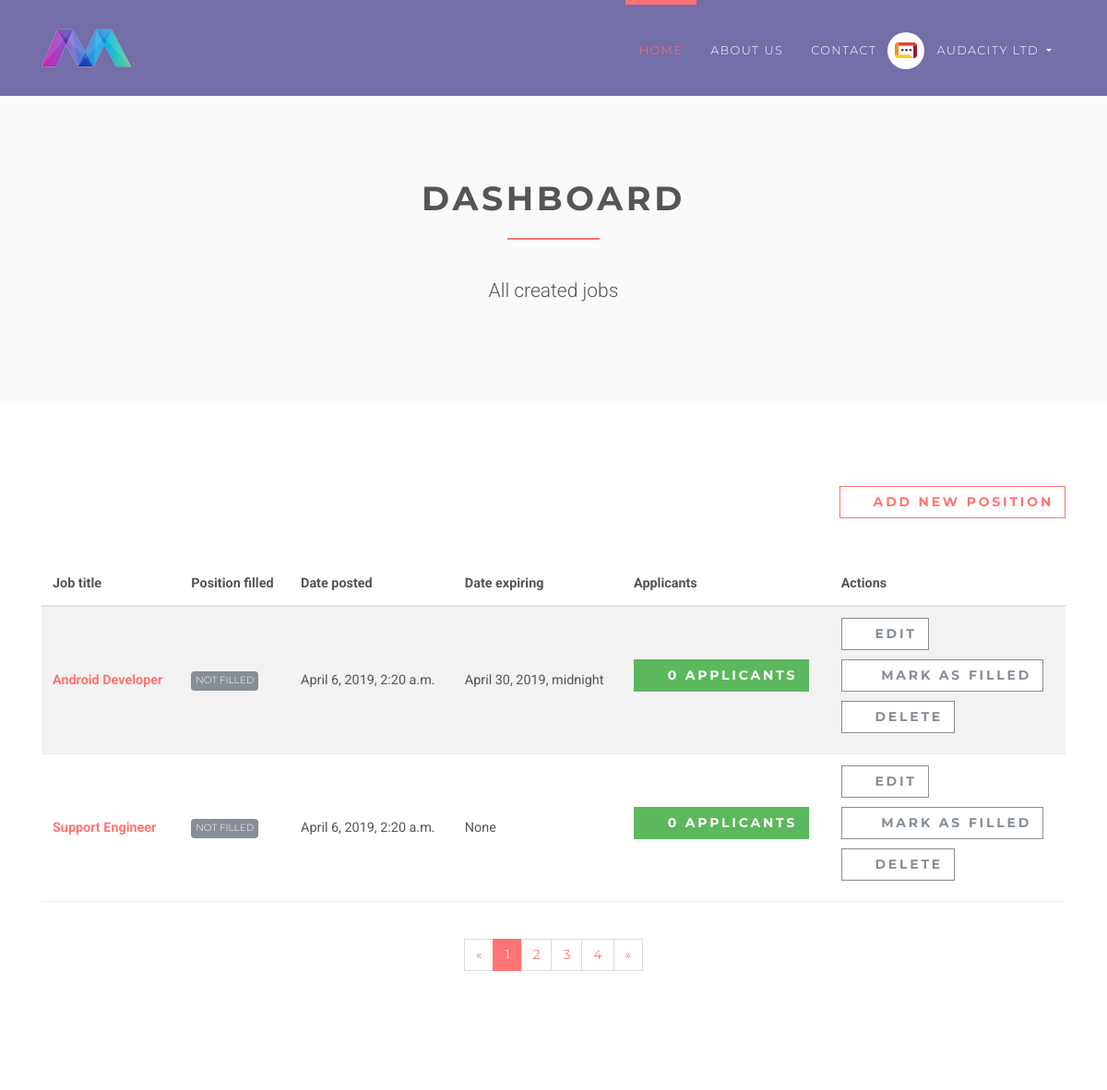
The app's page /employer/dashboard/ (signed in, upper part), older data.
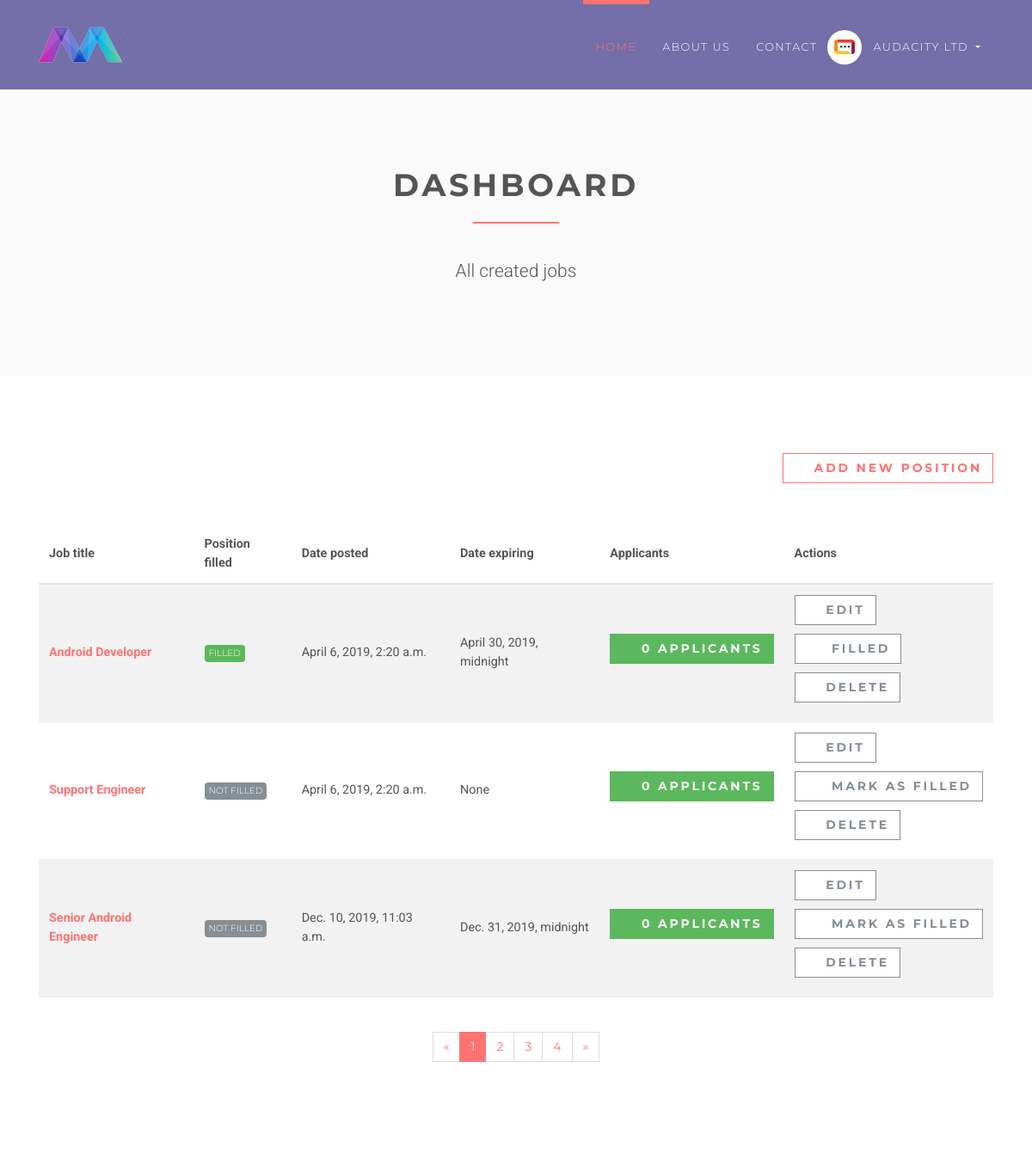
The same page, newer data.
### accounts/models.py (models this page shows, shortened)
class User(AbstractUser):
    username = None
    role = models.CharField(max_length=12, error_messages={
        'required': "Role must be provided"
    })
    gender = models.CharField(max_length=10, blank=True, null=True, default="")
    email = models.EmailField(unique=True, blank=False,
                              error_messages={
                                  'unique': "A user with that email already exists.",
                              })
    USERNAME_FIELD = "email"
    REQUIRED_FIELDS = []
    objects = UserManager()

### jobsapp/models.py (models this page shows, shortened)
class Job(models.Model):
    user = models.ForeignKey(User, on_delete=models.CASCADE)
    title = models.CharField(max_length=300)
    description = models.TextField()
    location = models.CharField(max_length=150)
    type = models.CharField(choices=JOB_TYPE, max_length=10)
    category = models.CharField(max_length=100)
    last_date = models.DateTimeField()
    company_name = models.CharField(max_length=100)
    company_description = models.CharField(max_length=300)
    website = models.CharField(max_length=100, default="")
    created_at = models.DateTimeField(default=timezone.now)
    filled = models.BooleanField(default=False)
    salary = models.IntegerField(default=0, blank=True)

### jobsapp/views/employer.py (the view)
# urls.py: path('', DashboardView.as_view(), name='employer-dashboard'),
class DashboardView(ListView):
    model = Job
    template_name = 'jobs/employer/dashboard.html'
    context_object_name = 'jobs'
    @method_decorator(login_required(login_url=reverse_lazy('accounts:login')))
    @method_decorator(user_is_employer)
    def dispatch(self, request, *args, **kwargs):
        return super().dispatch(self.request, *args, **kwargs)
    def get_queryset(self):
        return self.model.objects.filter(user_id=self.request.user.id)

### templates/jobs/employer/dashboard.html (shortened to what this page needs)
{% extends 'base.html' %}
{% load static %}
{% block content %}
    <section class="bg-light-gray">
        <div class="container">
            <div class="row">
                <div class="col-lg-8 mx-auto">
                    <h1 class="heading">Dashboard</h1>
                    <p class="lead text-center">All created jobs</p>
                </div>
            </div>
        </div>
    </section>
    <section>
        <div class="container">
            <div class="row">
                <div class="col-lg-12 text-right mb-5">
                    <a href="{% url 'jobs:employer-jobs-create' %}" class="btn btn-outline-white-primary">
                        <i class="fa fa-plus"></i>Add new position
                    </a>
                </div>
                <div class="col-lg-12">
                    <div class="table-responsive">
                        <table class="table table-striped table-hover table-client-dashboard">
                            <thead>
                            <tr>
                                <th>Job title</th>
                                <th>Position filled</th>
                                <th>Date posted</th>
                                <th>Date expiring</th>
                                <th>Applicants</th>
                                <th>Actions</th>
                            </tr>
                            </thead>
                            <tbody>
                            {% for job in jobs %}
                                <tr>
                                    <th><a href="{% url 'jobs:jobs-detail' job.id %}">{{ job.title }}</a>
                                    </th>
                                    <td>
                                        {% if job.filled %}
                                            <span class="badge badge-success">Filled</span>
                                        {% else %}
                                            <span class="badge badge-secondary">Not Filled</span>
                                        {% endif %}
                                    </td>
                                    <td>{{ job.created_at }}</td>
                                    <td>{{ job.last_date }}</td>
                                    <td>
                                        <a href="{% url 'jobs:employer-dashboard-applicants' job.id %}"
                                           class="btn btn-success">
                                            <i class="fa fa-users"></i>{{ job.applicants.count }}
                                            <span class="hidden-xs hidden-sm">Applicants</span>
                                        </a>
                                    </td>
                                    <td>
                                        <a href="#" class="btn btn-outline-white-secondary">
                                            <i class="fa fa-edit"></i>Edit
                                        </a>
                                        <br>
                                        {% if job.filled %}
                                            <a href="{% url 'jobs:job-mark-filled' job.id %}"
                                               class="btn btn-outline-white-secondary">
                                                <i class="fa fa-check-circle-o"></i>
                                                <span class="hidden-xs hidden-sm">Filled</span>
                                            </a><br>
                                        {% else %}
                                            <a href="{% url 'jobs:job-mark-filled' job.id %}"
                                               class="btn btn-outline-white-secondary">
                                                <i class="fa fa-check-circle-o"></i>
                                                <span class="hidden-xs hidden-sm">Mark as </span>filled
                                            </a><br>
                                        {% endif %}
                                        <a href="#" class="btn btn-outline-white-secondary">
                                            <i class="fa fa-times-circle-o"></i>Delete
                                        </a>
                                    </td>
                                </tr>
                            {% endfor %}
                            </tbody>
                        </table>
                    </div>
                    <div class="pages">
                        <nav aria-label="Page navigation example" class="d-flex justify-content-center mt-4 mb-4">
                            <ul class="pagination">
                                <li class="page-item"><a href="#" aria-label="Previous" class="page-link"><span
                                        aria-hidden="true">«</span><span class="sr-only">Previous</span></a></li>
                                <li class="page-item active"><a href="#" class="page-link">1</a></li>
                                <li class="page-item"><a href="#" class="page-link">2</a></li>
                                <li class="page-item"><a href="#" class="page-link">3</a></li>
                                <li class="page-item"><a href="#" class="page-link">4</a></li>
                                <li class="page-item"><a href="#" aria-label="Next" class="page-link"><span
                                        aria-hidden="true">»</span><span class="sr-only">Next</span></a></li>
                            </ul>
                        </nav>
                    </div>
                </div>
            </div>
        </div>
    </section>
{% endblock %}

### templates/base.html (shortened to what this page needs)
{% load static %}
<!DOCTYPE html>
<html>
<head>
    <link rel="stylesheet"
          href="{% static 'vendor/bootstrap/css/bootstrap.min.css' %}">
    <link rel="stylesheet"
          href="{% static 'vendor/font-awesome/css/font-awesome.min.css' %}">
    <link rel="stylesheet"
          href="{% static 'vendor/owl.carousel/assets/owl.carousel.css' %}">
    <link rel="stylesheet"
          href="{% static 'vendor/owl.carousel/assets/owl.theme.default.css' %}">
    <link rel="stylesheet" href="{% static 'css/style.default.css' %}"
          id="theme-stylesheet">
    <link rel="stylesheet" href="{% static 'css/custom.css' %}">
</head>
<body>
<header class="header">
    <nav class="navbar navbar-expand-lg">
        <div class="container">
            <a href="/" class="navbar-brand">
                <img src="{% static 'img/logo-small.png' %}" alt="logo" class="d-none d-lg-block">
            </a>
            <div id="navbarSupportedContent" class="collapse navbar-collapse">
                <ul class="navbar-nav ml-auto">
                    <li class="nav-item active">
                        <a href="/" class="nav-link">Home <span class="sr-only">(current)</span></a>
                    </li>
                    <li class="nav-item">
                        <a href="#" class="nav-link">About Us</a>
                    </li>
                    <li class="nav-item">
                        <a href="#" class="nav-link">Contact</a>
                    </li>
                    {% if request.user.is_authenticated and request.user.role == 'employer' %}
                        <li class="nav-item dropdown">
                            <a id="clientZone" href="#" data-toggle="dropdown"
                               aria-haspopup="true" aria-expanded="false"
                               class="nav-link dropdown-toggle has-img mb-3 mb-lg-0 mt-3 mt-lg-0">
                                <div class="client-menu-image">
                                    <div class="inner">
                                        <img src="{% static 'img/company-1.png' %}"
                                             alt="company image"
                                             class="img-fluid">
                                    </div>
                                </div>
                                {% if request.user.role == 'employee' %}
                                    {{ request.user.first_name }} {{ request.user.last_name }}
                                {% else %}
                                    {{ request.user.first_name }}
                                {% endif %}
                            </a>
                        </li>
                    {% endif %}
                </ul>
            </div>
        </div>
    </nav>
</header>
<div>
    {% block content %} {% endblock %}
</div>
</body>
</html>

Row changes from the older to the newer data that the page shows:
changed Job "Android Developer": no longer shows "NOT FILLED MARK AS"
added Job: title "Senior Android Engineer", filled "NOT FILLED", created_at "Dec. 10, 2019, 11:03 a.m.", last_date "Dec. 31, 2019, midnight", applicants.count "0"
